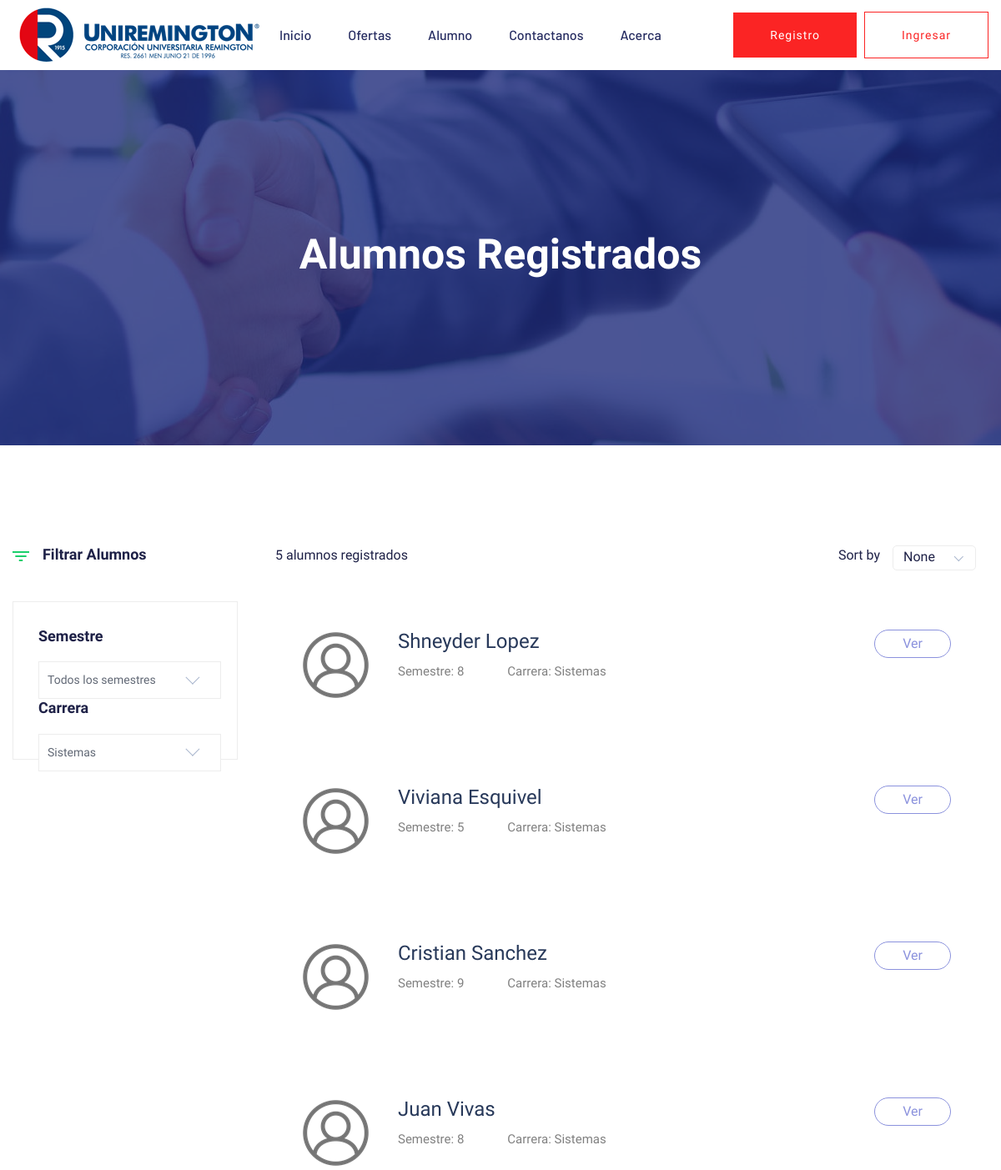
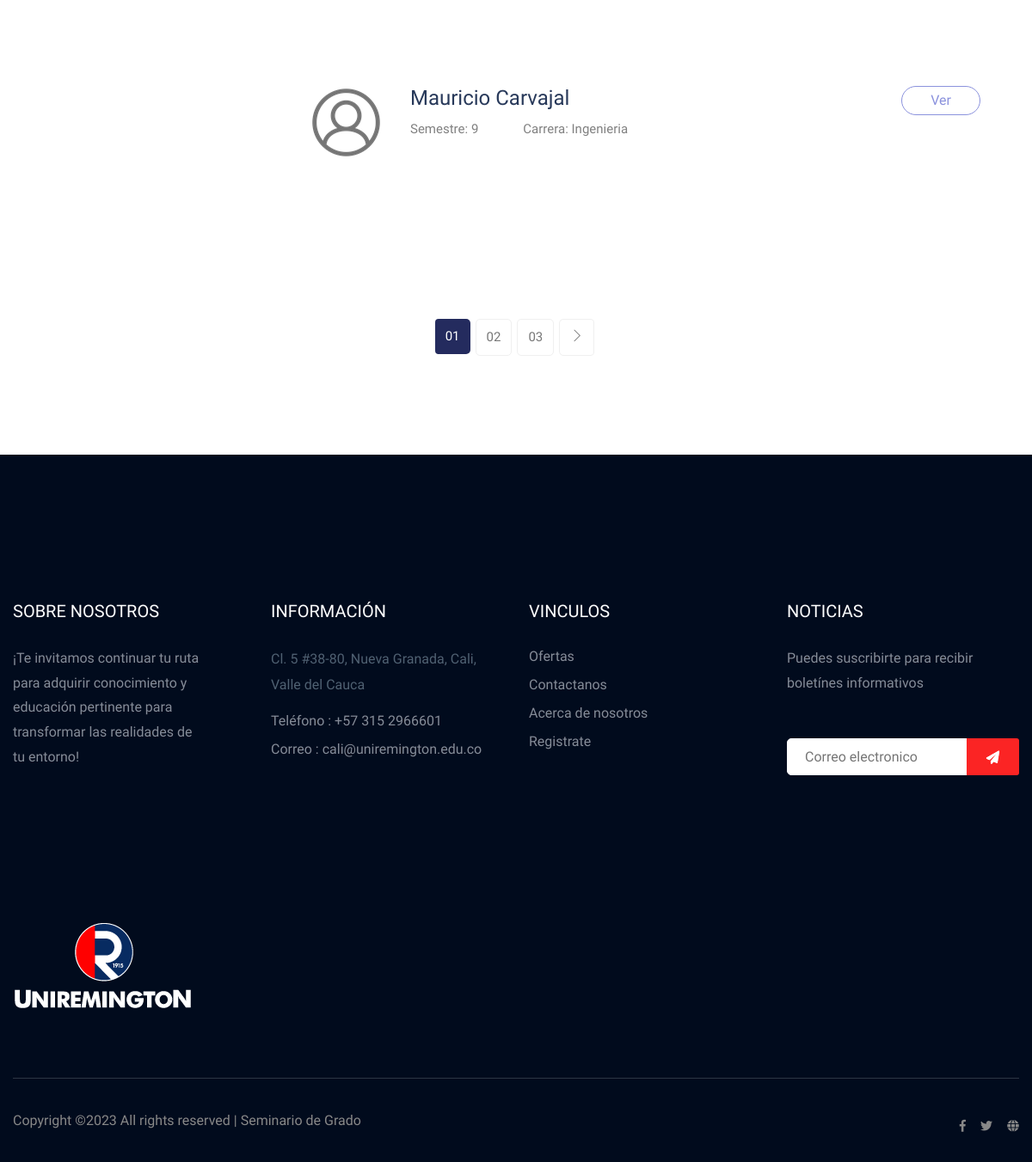
The page /listar_alumno on the database its author committed (2 pictures, top to bottom).
### DtaAlumnos/models.py (models this page shows)
class Alumnos(models.Model):
    idAlu = models.CharField(primary_key=True, max_length=12, unique=True, verbose_name='Num. documento')
    nomAlu = models.CharField(max_length=200,verbose_name='Nombres')
    apeAlu = models.CharField(max_length=200,verbose_name='Apellidos')
    carAlu = models.CharField(max_length=200,verbose_name='Carrera')
    semAlu = models.CharField(max_length=10,verbose_name='Semestre')
    pubAlu = models.BooleanField(default=False, verbose_name='Publicado?')
    creaAlu = models.DateTimeField(auto_now_add=True, verbose_name='Creado')
    actuAlu = models.DateTimeField(auto_now=True, verbose_name='Actualizado')
    class Meta:
        verbose_name = 'Alumno'
        verbose_name_plural = 'Alumnos'
    def __str__(self):
        return str(self.idAlu)

### DtaAlumnos/views.py (the view)
# urls.py: path('listar_alumno', views.listar_alumno, name='listar_alumno'),
def listar_alumno(request):
    alumnos = Alumnos.objects.all()
    print(alumnos)
    return render(request, 'alumnos/listar_alumno.html',{'title': 'Listado de alumnos', 'alumnos': alumnos
    })

### DtaAlumnos/templates/alumnos/listar_alumno.html (shortened to what this page needs)
{% extends 'layouts/layout.html' %}
{% block content %}
{% load static %}
        <div class="slider-area ">
            <div class="single-slider section-overly slider-height2 d-flex align-items-center" data-background="{% static 'assets/img/hero/job.jpg' %}">
                <div class="container">
                    <div class="row">
                        <div class="col-xl-12">
                            <div class="hero-cap text-center">
                                <h2>Alumnos registrados</h2>
                            </div>
                        </div>
                    </div>
                </div>
            </div>
        </div>
        <div class="job-listing-area pt-120 pb-120">
            <div class="container">
                <div class="row">
                    <div class="col-xl-3 col-lg-3 col-md-4">
                        <div class="row">
                            <div class="col-12">
                                    <div class="small-section-tittle2 mb-45">
                                    <div class="ion">
                                    </div>
                                    <h4>Filtrar Alumnos</h4>
                                </div>
                            </div>
                        </div>
                        <div class="job-category-listing mb-50">
                            <div class="single-listing">
                               <div class="small-section-tittle2">
                                     <h4>Semestre</h4>
                               </div>
                            </div>
                            <div class="single-listing">
                               <div class="small-section-tittle2">
                                     <h4>Carrera</h4>
                               </div>
                            </div>
                        </div>
                    </div>
                    <div class="col-xl-9 col-lg-9 col-md-8">
                        <section class="featured-job-area">
                            <div class="container">
                                <div class="row">
                                    <div class="col-lg-12">
                                        <div class="count-job mb-35">
                                            <span>{{ alumnos.count }} alumnos registrados</span>
                                            <div class="select-job-items">
                                                <span>Sort by</span>
                                            </div>
                                        </div>
                                    </div>
                                </div>
                                {% for alumno in alumnos %}
                                <div class="single-job-items mb-30">
                                    <div class="job-items">
                                        <div class="company-img">
                                            <a href="#"><img src="{% static 'assets/img/icon/IconUser.png' %}" alt=""></a>
                                        </div>
                                        <div class="job-tittle job-tittle2">
                                            <a href="{% url 'detail_alumno' alumno.idAlu %}">
                                                <h4>{{ alumno.nomAlu }} {{ alumno.apeAlu}}</h4>
                                            </a>
                                            <ul>
                                                <li><label>Semestre: </label> {{ alumno.semAlu }} </li>
                                                <li><label>Carrera: </label> {{ alumno.carAlu }}</li>
                                            </ul>
                                        </div>
                                    </div>
                                    <div class="items-link items-link2 f-right">
                                        <a href="{% url 'detail_alumno' alumno.idAlu %}">Ver</a>
                                    </div>
                                </div>
                                {% endfor %}
                            </div>
                        </section>
                    </div>
                </div>
            </div>
        </div>
        <div class="pagination-area pb-115 text-center">
            <div class="container">
                <div class="row">
                    <div class="col-xl-12">
                        <div class="single-wrap d-flex justify-content-center">
                            <nav aria-label="Page navigation example">
                                <ul class="pagination justify-content-start">
                                    <li class="page-item active"><a class="page-link" href="#">01</a></li>
                                    <li class="page-item"><a class="page-link" href="#">02</a></li>
                                    <li class="page-item"><a class="page-link" href="#">03</a></li>
                                <li class="page-item"><a class="page-link" href="#"><span class="ti-angle-right"></span></a></li>
                                </ul>
                            </nav>
                        </div>
                    </div>
                </div>
            </div>
        </div>
{% endblock %}

### rows shown on the page
Alumnos: nomAlu "Shneyder", apeAlu "Lopez", semAlu "8", carAlu "Sistemas"
Alumnos: nomAlu "Viviana", apeAlu "Esquivel", semAlu "5", carAlu "Sistemas"
Alumnos: nomAlu "Cristian", apeAlu "Sanchez", semAlu "9", carAlu "Sistemas"
Alumnos: nomAlu "Juan", apeAlu "Vivas", semAlu "8", carAlu "Sistemas"
Alumnos: nomAlu "Mauricio", apeAlu "Carvajal", semAlu "9", carAlu "Ingenieria"

### other values the page prints
{{ alumnos.count }} "5"
